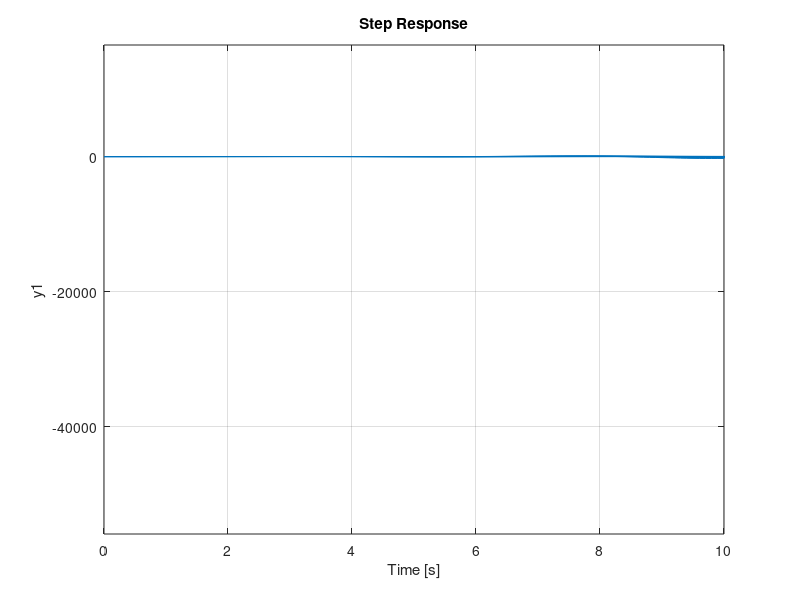

MATLAB code to generate this figure:
% ----------------------------
% Sistema en lazo cerrado (1)
% ----------------------------
% Paso 2: Expandir y sumar 4*(s + 1)
den_total = [1 10 45 92 84];

% Paso 3: Numerador
num_total = [4 4];

% Paso 4: Crear sistema y graficar polos/ceros
% sys = tf(num_total, den_total);
% pzmap(sys)
% grid on
% title('Polos y ceros del sistema en lazo cerrado (Ejercicio 1)')


v = [1];
for k = 0:14
num_total  = k;
den_total = [1 3 3 2 k];
    v = [v,k];
    H1 = tf(num_total, den_total)

step(H1)
hold on
grid on
end